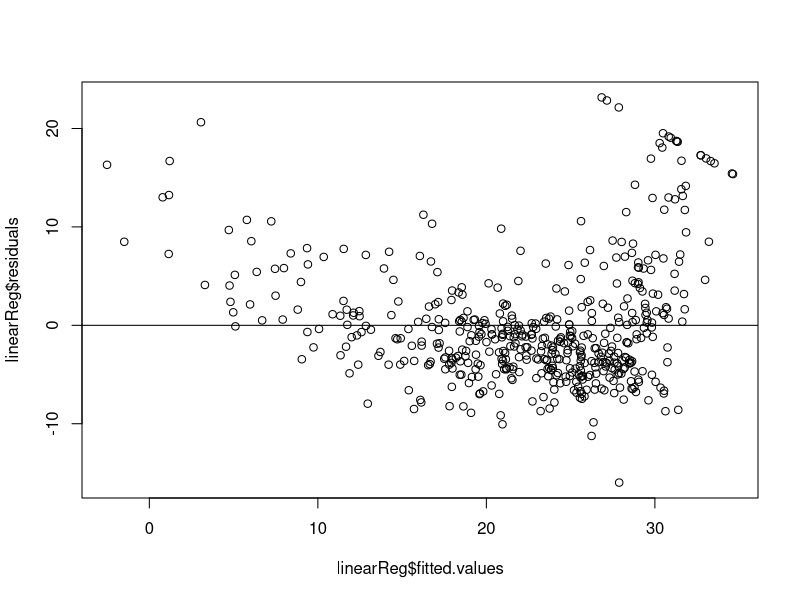

Reproduce this figure in R.
# Adresse du dossier où vous travaillez
setwd("/home/simo/I3/AnalyseDeDonnees/Code")

# Packages utilisés dans la suite
library(MASS)
require(pls)

# Supprimer toutes les variables
rm(list=ls(all=TRUE))

# Utilisation de données sur data
# Affichage des informations
?Boston

# Affichage des données
print(Boston)

# Transformation des données
data <- Boston
data <- data.frame(y=Boston$medv,x1=Boston$lstat,x2=Boston$age,
                      x3=Boston$crim,x4=Boston$zn,x5=Boston$indus,
                      x6=Boston$chas,x7=Boston$nox,x8=Boston$rm,
                      x9=Boston$dis,x10=Boston$rad,x11=Boston$tax,
                      x12=Boston$ptratio,x13=Boston$black)

# Paramètres
n <- length(data$y)
alpha <- 0.05

## Mise en place de la régression linéaire [SIMPLE]
simpleLinearReg <- lm(y~x1, data=data)

## Mise en place de la régression linéaire [MULTIPLE]
linearReg <- lm(y~x1+x2, data=data)

# Affichage du résultat
summary(linearReg)

# Risque à 5% : tester la nullité des coefficients du modèle de régression.
numOfVariables <- 2
qt(1-alpha/2, n-numOfVariables-1)
qf(1-alpha/2, numOfVariables, n-numOfVariables-1)

# Intervalle de confiance
confint(linearReg)

numOfVariablesToTest = 1
qf(1-alpha/2, numOfVariablesToTest, n-numOfVariables-1)
anova(simpleLinearReg,linearReg)
simpleLinearRegx2 <- lm(y~x2, data=data)
anova(simpleLinearRegx2,linearReg)


# Prédiction
predict(linearReg,data.frame(x1=10,x2=72), interval="confidence")
predict(linearReg,data.frame(x1=10,x2=72), interval="prediction")

# Affichage des résidus en fonction de la prédiction
plot(linearReg$fitted.values, linearReg$residuals)
abline(0,0)

# Test de normalité des résidus
shapiro.test(resid(linearReg))

## Selection de variables (en utilisant TOUTES les variables)
fullLinearReg <- lm(y~., data=data)
back <- step(fullLinearReg, direction="backward", trace = 1)
formula(back)
null <- lm(y ~ 1, data=data)
forw <- step(null, scope=list(lower=null,upper=fullLinearReg),direction="forward", trace = 1)
formula(forw)


# Utilisation de l’ACP pour réduire la dimension du problème
# Test sur validation croisée
# Combien de composantes pour avoir 80 % de variance expliquée ?
redDim = pcr(y~.,data=data,scale=TRUE,validation="CV")
summary(redDim)
